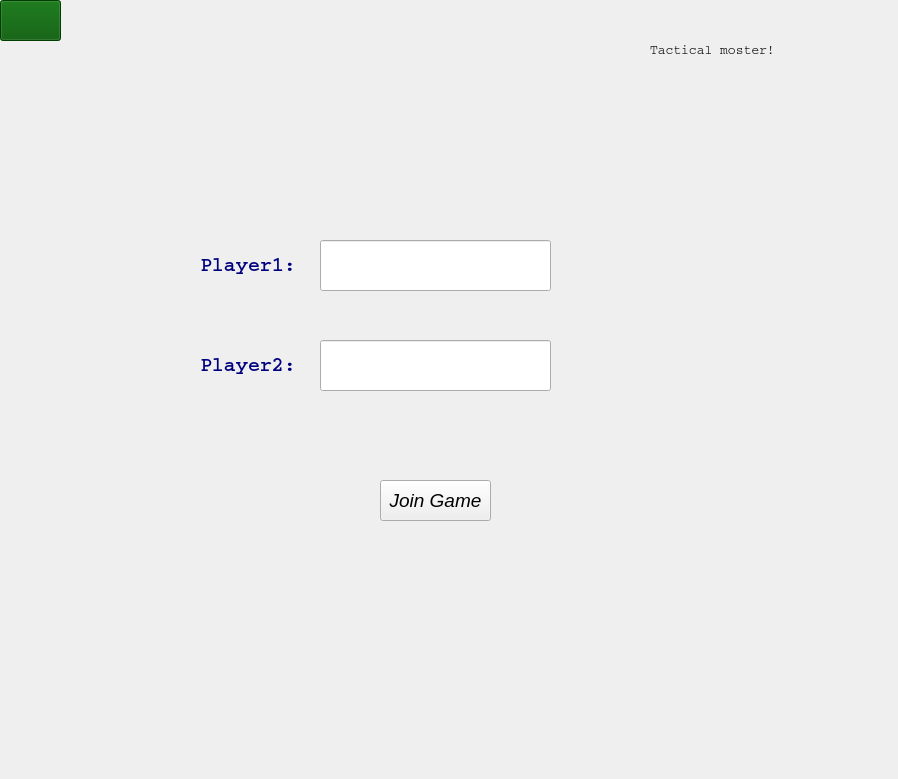
        <widget class="QWidget" name="CreatServer_Page">
         <widget class="QLabel" name="BackGround_Label_5">
          <property name="geometry">
           <rect>
            <x>0</x>
            <y>-10</y>
            <width>889</width>
            <height>770</height>
           </rect>
          </property>
          <property name="cursor">
           <cursorShape>ArrowCursor</cursorShape>
          </property>
          <property name="text">
           <string/>
          </property>
          <property name="pixmap">
           <pixmap resource="page2.qrc">:/new/prefix1/page2Background.jpg</pixmap>
          </property>
          <property name="scaledContents">
           <bool>true</bool>
          </property>
          <property name="alignment">
           <set>Qt::AlignmentFlag::AlignCenter</set>
          </property>
         </widget>
         <widget class="QLineEdit" name="Player1_LineEdit">
          <property name="geometry">
           <rect>
            <x>320</x>
            <y>240</y>
            <width>231</width>
            <height>51</height>
           </rect>
          </property>
         </widget>
         <widget class="QLineEdit" name="Player2_LineEdit">
          <property name="geometry">
           <rect>
            <x>320</x>
            <y>340</y>
            <width>231</width>
            <height>51</height>
           </rect>
          </property>
         </widget>
         <widget class="QPushButton" name="JoinGame_Btn">
          <property name="geometry">
           <rect>
            <x>380</x>
            <y>480</y>
            <width>111</width>
            <height>41</height>
           </rect>
          </property>
          <property name="font">
           <font>
            <pointsize>14</pointsize>
            <italic>true</italic>
           </font>
          </property>
          <property name="cursor">
           <cursorShape>PointingHandCursor</cursorShape>
          </property>
          <property name="text">
           <string>Join Game</string>
          </property>
         </widget>
         <widget class="QLabel" name="Player1Name_Label">
          <property name="geometry">
           <rect>
            <x>200</x>
            <y>250</y>
            <width>111</width>
            <height>31</height>
           </rect>
          </property>
          <property name="font">
           <font>
            <family>Courier</family>
            <pointsize>15</pointsize>
            <bold>true</bold>
           </font>
          </property>
          <property name="styleSheet">
           <string notr="true">color: rgb(0, 0, 127)</string>
          </property>
          <property name="frameShape">
           <enum>QFrame::Shape::NoFrame</enum>
          </property>
          <property name="frameShadow">
           <enum>QFrame::Shadow::Raised</enum>
          </property>
          <property name="text">
           <string>Player1:</string>
          </property>
         </widget>
         <widget class="QPushButton" name="Back_Btn_CreateServer">
          <property name="geometry">
           <rect>
            <x>0</x>
            <y>0</y>
            <width>61</width>
            <height>41</height>
           </rect>
          </property>
          <property name="cursor">
           <cursorShape>PointingHandCursor</cursorShape>
          </property>
          <property name="styleSheet">
           <string notr="true">
background-color: rgb(0, 85, 0);</string>
          </property>
          <property name="text">
           <string/>
          </property>
          <property name="icon">
           <iconset theme="QIcon::ThemeIcon::GoPrevious"/>
          </property>
          <property name="iconSize">
           <size>
            <width>35</width>
            <height>35</height>
           </size>
          </property>
         </widget>
         <widget class="QLabel" name="markLabel_2">
          <property name="geometry">
           <rect>
            <x>780</x>
            <y>20</y>
            <width>81</width>
            <height>71</height>
           </rect>
          </property>
          <property name="text">
           <string/>
          </property>
          <property name="pixmap">
           <pixmap resource="mmmmm.qrc">:/new/prefix1/markGame2.jpg</pixmap>
          </property>
          <property name="scaledContents">
           <bool>true</bool>
          </property>
         </widget>
         <widget class="QLabel" name="GameTitle_3">
          <property name="geometry">
           <rect>
            <x>650</x>
            <y>30</y>
            <width>131</width>
            <height>41</height>
           </rect>
          </property>
          <property name="font">
           <font>
            <family>Courier</family>
            <pointsize>10</pointsize>
            <fontweight>ExtraBold</fontweight>
           </font>
          </property>
          <property name="text">
           <string>Tactical moster!</string>
          </property>
          <property name="alignment">
           <set>Qt::AlignmentFlag::AlignLeading|Qt::AlignmentFlag::AlignLeft|Qt::AlignmentFlag::AlignVCenter</set>
          </property>
         </widget>
         <widget class="QLabel" name="Player2Name_Label">
          <property name="geometry">
           <rect>
            <x>200</x>
            <y>350</y>
            <width>111</width>
            <height>31</height>
           </rect>
          </property>
          <property name="font">
           <font>
            <family>Courier</family>
            <pointsize>15</pointsize>
            <bold>true</bold>
           </font>
          </property>
          <property name="styleSheet">
           <string notr="true">color: rgb(0, 0, 127)</string>
          </property>
          <property name="frameShape">
           <enum>QFrame::Shape::NoFrame</enum>
          </property>
          <property name="frameShadow">
           <enum>QFrame::Shadow::Raised</enum>
          </property>
          <property name="text">
           <string>Player2:</string>
          </property>
         </widget>
        </widget>
